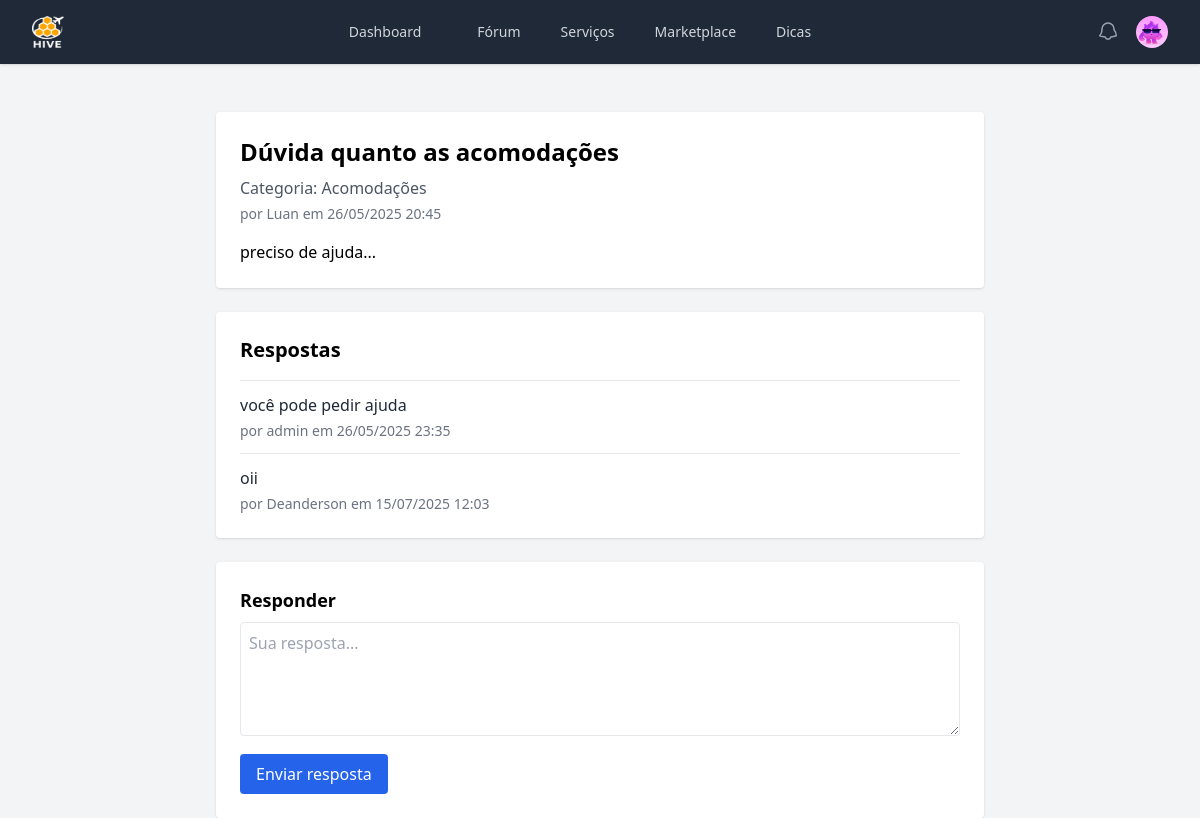
Screenshot of /topico.php?id=1 (signed in) with the database file from the repository.
### tables this page shows
CREATE TABLE `usuarios` (
  `id` int(11) NOT NULL AUTO_INCREMENT,
  `nome` varchar(100) NOT NULL,
  `email` varchar(100) NOT NULL,
  `senha` varchar(255) NOT NULL,
  `data_registro` datetime DEFAULT current_timestamp(),
  `pais_origem` varchar(100),
  `pais_residencia` varchar(100),
  `foto_perfil` varchar(255),
  PRIMARY KEY (`id`),
  UNIQUE KEY `email` (`email`)
);

CREATE TABLE `topicos` (
  `id` int(11) NOT NULL AUTO_INCREMENT,
  `titulo` varchar(255) NOT NULL,
  `descricao` text NOT NULL,
  `categoria_id` int(11),
  `autor` varchar(100),
  `data_criacao` datetime DEFAULT current_timestamp(),
  `anexo` varchar(255),
  `criado_em` datetime NOT NULL DEFAULT current_timestamp(),
  PRIMARY KEY (`id`),
  KEY `categoria_id` (`categoria_id`)
);

CREATE TABLE `categorias` (
  `id` int(11) NOT NULL AUTO_INCREMENT,
  `nome` varchar(100) NOT NULL,
  PRIMARY KEY (`id`)
);

CREATE TABLE `respostas` (
  `id` int(11) NOT NULL AUTO_INCREMENT,
  `topico_id` int(11),
  `autor` varchar(100),
  `resposta` text NOT NULL,
  `data_resposta` datetime DEFAULT current_timestamp(),
  PRIMARY KEY (`id`),
  KEY `topico_id` (`topico_id`)
);

### Classes/navbar.config.php (called while the page is built, shortened)
<?php
$conn = new mysqli("localhost", "root", "", "hivedb");
$pagina_atual = basename($_SERVER['PHP_SELF']);
if (isset($_SESSION['nome'])) {
    $usuario_logado = $_SESSION['nome'];
    $stmt = $conn->prepare("SELECT foto_perfil FROM usuarios WHERE nome = ?");
    $stmt->bind_param("s", $usuario_logado);
    $stmt->execute();
    $resultado = $stmt->get_result();
    $dados = $resultado->fetch_assoc();
    if (!empty($dados['foto_perfil'])) {
        $fotoPerfil = htmlspecialchars($dados['foto_perfil']);
    }
}
?>

### topico.php (the view, shortened to what this page needs)
<?php
$conn = new mysqli("localhost", "root", "", "hivedb");
$id = intval($_GET['id'] ?? 0);
$topico = $conn->query("SELECT t.*, c.nome AS categoria_nome FROM topicos t
                        JOIN categorias c ON t.categoria_id = c.id
                        WHERE t.id = $id")->fetch_assoc();
$respostas = $conn->query("SELECT * FROM respostas WHERE topico_id = $id ORDER BY data_resposta ASC");
?>
<!DOCTYPE html>
<html>
<head>
  <script src="https://cdn.tailwindcss.com"></script>
</head>
<body>
  <?php include 'navbar.php'; ?>
  <br><br>
  <div class="max-w-3xl mx-auto bg-white p-6 rounded shadow">
    <h1 class="text-2xl font-bold mb-2"><?= htmlspecialchars($topico['titulo']) ?></h1>
    <p class="text-gray-600 mb-1">Categoria: <?= htmlspecialchars($topico['categoria_nome']) ?></p>
    <p class="text-sm text-gray-500">por <?= htmlspecialchars($topico['autor']) ?> em <?= date('d/m/Y H:i', strtotime($topico['data_criacao'])) ?></p>
    <p class="mt-4"><?= nl2br(htmlspecialchars($topico['descricao'])) ?></p>
  </div>
  <div class="max-w-3xl mx-auto mt-6 bg-white p-6 rounded shadow">
    <h2 class="text-xl font-semibold mb-4">Respostas</h2>
    <?php while ($r = $respostas->fetch_assoc()): ?>
      <div class="border-t pt-3 mt-3">
        <p class="text-gray-800"><?= nl2br(htmlspecialchars($r['resposta'])) ?></p>
        <div class="text-sm text-gray-500 mt-1">por <?= htmlspecialchars($r['autor']) ?> em <?= date('d/m/Y H:i', strtotime($r['data_resposta'])) ?></div>
      </div>
    <?php endwhile; ?>
  </div>
  <div class="max-w-3xl mx-auto mt-6 bg-white p-6 rounded shadow">
    <h3 class="text-lg font-semibold mb-2">Responder</h3>
    <form method="POST" class="space-y-3">
      <textarea name="resposta" placeholder="Sua resposta..." rows="4" class="w-full border p-2 rounded" required></textarea>
      <button type="submit" class="bg-blue-600 text-white px-4 py-2 rounded">Enviar resposta</button>
    </form>
  </div>
</body>
</html>

### navbar.php (shortened to what this page needs)
<?php
include 'Classes/navbar.config.php';
?>
<!DOCTYPE html>
<html lang="en">
<head>
<script src="https://cdn.jsdelivr.net/npm/@tailwindcss/browser@4"></script>
</head>
<body class="bg-gray-100">
  <nav class="bg-gray-800 shadow">
    <div class="max-w-7xl mx-auto px-4 sm:px-6 lg:px-8">
      <div class="flex items-center justify-between h-16">
        <div class="flex-shrink-0">
          <a href="dashboard.php"><img class="h-8 w-8" src="images/hivelogowhite.png" alt="Logo"></a>
        </div>
        <div class="hidden sm:flex sm:space-x-4">
          <a href="dashboard.php" class="<?= $pagina_atual === 'dashboard.php' ? 'bg-gray-900 text-white' : 'text-gray-300 hover:text-white' ?> px-3 py-2 rounded-md text-sm font-medium">Dashboard</a>
          <a href="forum.php" class="<?= $pagina_atual === 'forum.php' ? 'bg-gray-900 text-white' : 'text-gray-300 hover:text-white' ?> px-3 py-2 rounded-md text-sm font-medium">Fórum</a>
          <a href="servicos.php" class="<?= $pagina_atual === 'servicos.php' ? 'bg-gray-900 text-white' : 'text-gray-300 hover:text-white' ?> px-3 py-2 rounded-md text-sm font-medium">Serviços</a>
          <a href="marketplace.php" class="<?= $pagina_atual === 'marketplace.php' ? 'bg-gray-900 text-white' : 'text-gray-300 hover:text-white' ?> px-3 py-2 rounded-md text-sm font-medium">Marketplace</a>
          <a href="dicas.php" class="<?= $pagina_atual === 'dicas.php' ? 'bg-gray-900 text-white' : 'text-gray-300 hover:text-white' ?> px-3 py-2 rounded-md text-sm font-medium">Dicas</a>
        </div>
        <div class="flex items-center space-x-4">
          <button class="text-gray-400 hover:text-white">
          </button>
          <div class="relative">
            <button id="profile-button" class="flex text-sm bg-gray-800 rounded-full focus:outline-none focus:ring-2 focus:ring-white focus:ring-offset-2 focus:ring-offset-gray-800">
              <img class="h-8 w-8 rounded-full" src="<?= $fotoPerfil ?>" alt="User">
            </button>
          </div>
        </div>
      </div>
    </div>
  </nav>
</body>
</html>

### rows the page displays
usuarios: foto_perfil (picture)
topicos: titulo "Dúvida quanto as acomodações", categoria.nome "Acomodações", autor "Luan", data_criacao "26/05/2025 20:45", descricao "preciso de ajuda..."
respostas: resposta "você pode pedir ajuda", autor "admin", data_resposta "26/05/2025 23:35"
respostas: resposta "oii", autor "Deanderson", data_resposta "15/07/2025 12:03"
